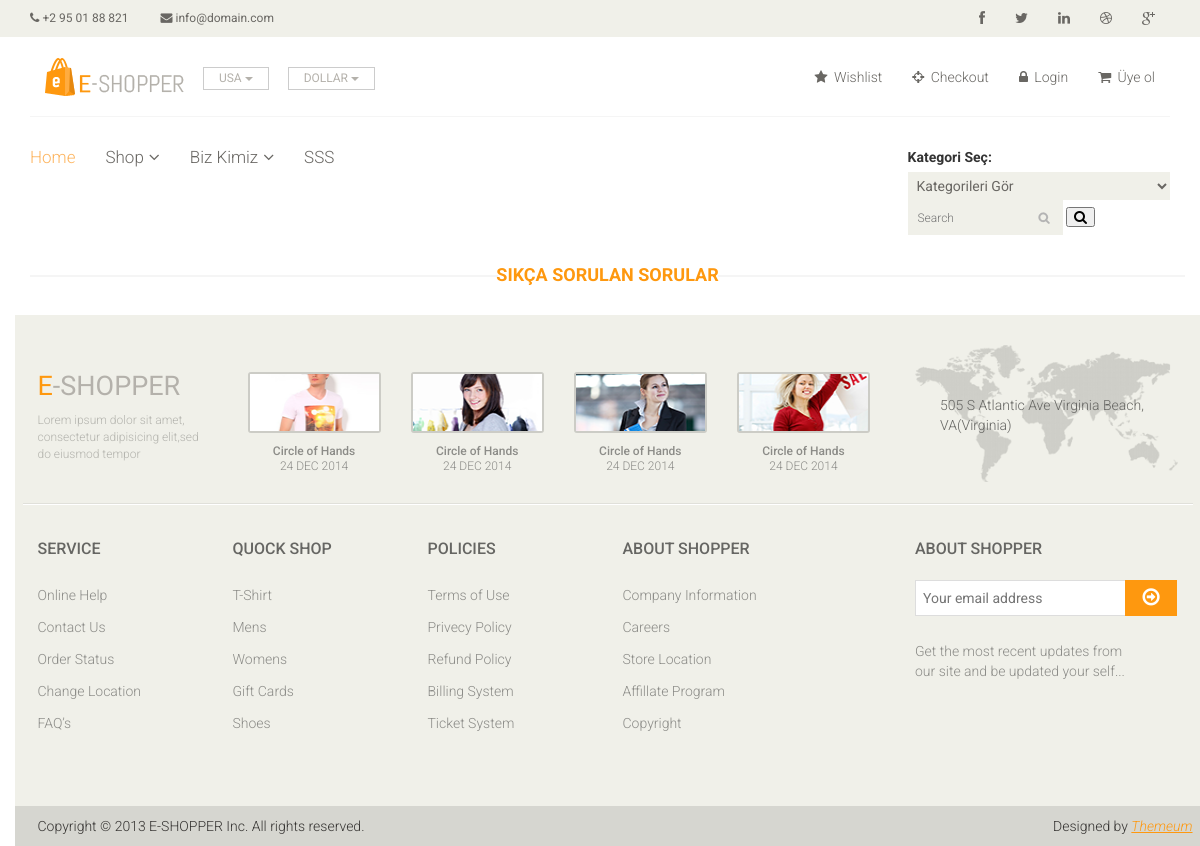
/sss/, run on an earlier commit of the app's database.
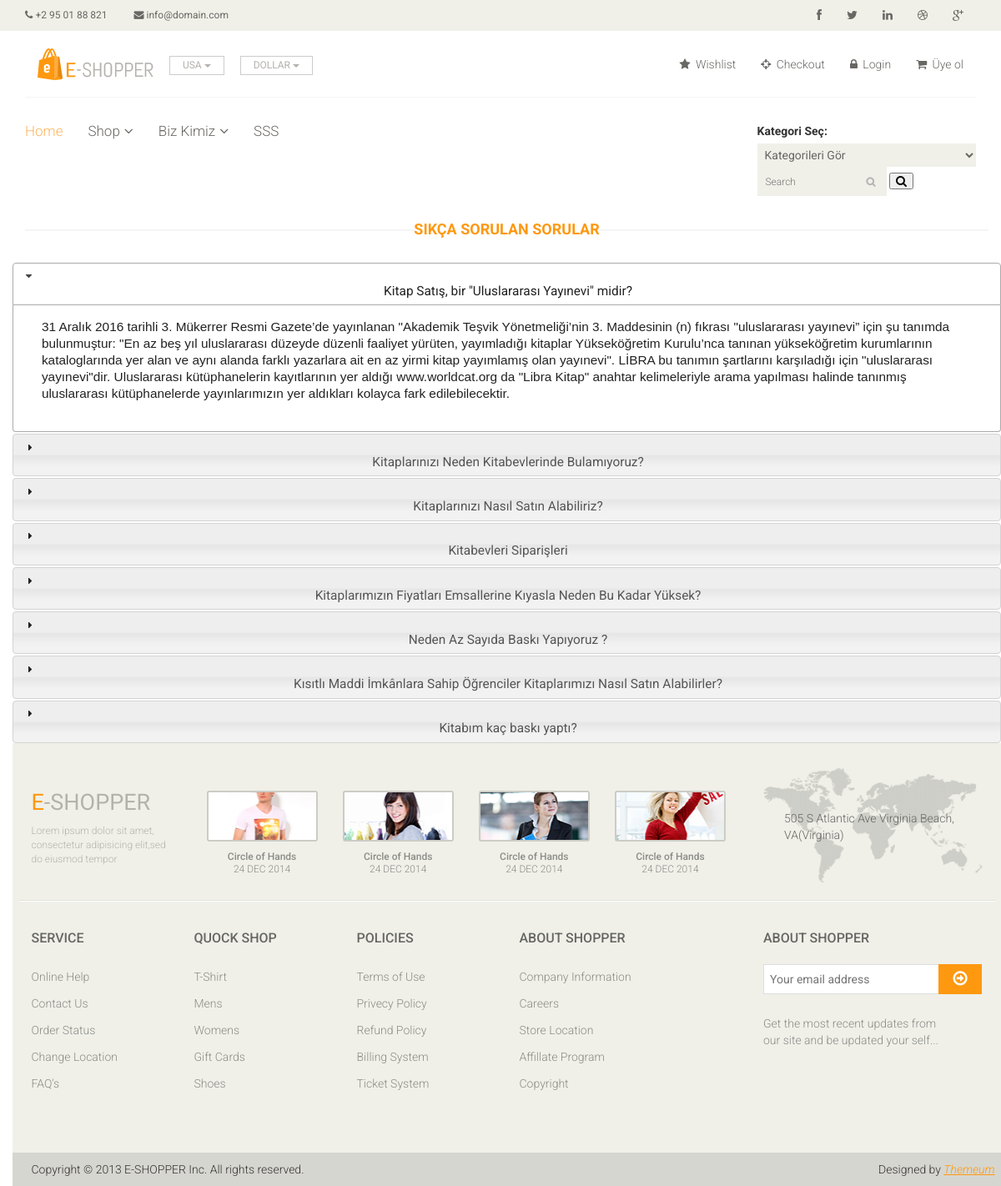
And on a later commit of the database.
### home/models.py (models this page shows, shortened)
class FAQ(models.Model):
    STATUS = (
        ('True', 'Evet'),
        ('False', 'Hayır'),
    )
    ordernumber=models.IntegerField()
    questions = models.CharField(blank=True,max_length=150)
    answer = models.TextField(blank=True)
    status=models.CharField(max_length=10,choices=STATUS)
    created_at = models.DateTimeField(auto_now_add=True)
    update_at = models.DateTimeField(auto_now_add=True)

### home/views.py (the view)
# urls.py: path('sss/',views.faq,name = 'faq'),
def faq(request):
    category = Category.objects.all()
    faq = FAQ.objects.all().order_by('-ordernumber')
    context = {
        'category': category,
        'faq': faq,
    }
    return render(request, 'faq.html', context)

### home/templates/faq.html (shortened to what this page needs)
{% extends "homebase.html" %}
{% block content %}
    <div class="col-sm-12 padding-right">
					<div class="features_items">
						<h2 class="title text-center">Sıkça Sorulan Sorular</h2>
                    <div id="accordion">
                        {% for rs in faq %}
                            <h3><center>{{ rs.questions}}</center></h3>
                            <div>{{ rs.answer }} </div>
                        {% endfor %}
                    </div>
					</div>
 {% endblock %}

### home/templates/homebase.html (shortened to what this page needs)
<!DOCTYPE html>
<html lang="en">
<head>
{% load static %}
    <link href="{% static 'css/bootstrap.min.css'%}" rel="stylesheet">
    <link href="{% static 'css/font-awesome.min.css'%}" rel="stylesheet">
    <link href="{% static 'css/prettyPhoto.css'%}" rel="stylesheet">
    <link href="{% static 'css/price-range.css'%}" rel="stylesheet">
    <link href="{% static 'css/animate.css'%}" rel="stylesheet">
	<link href="{% static 'css/main.css'%}" rel="stylesheet">
	<link href="{% static 'css/responsive.css'%}" rel="stylesheet">
    <link rel="stylesheet" href="https://ajax.googleapis.com/ajax/libs/jqueryui/1.11.4/themes/smoothness/jquery-ui.css">
</head>
    <body>
    {% include 'header.html' %}
    {% block content %} {% endblock %}
    {% include 'footer.html' %}
</body>
</html>

### home/templates/header.html (shortened to what this page needs)
<header id="header">
    {% load static %}
		<div class="header_top">
			<div class="container">
				<div class="row">
					<div class="col-sm-6">
						<div class="contactinfo">
							<ul class="nav nav-pills">
								<li><a href="#"><i class="fa fa-phone"></i> +2 95 01 88 821</a></li>
								<li><a href="#"><i class="fa fa-envelope"></i> info@domain.com</a></li>
							</ul>
						</div>
					</div>
					<div class="col-sm-6">
						<div class="social-icons pull-right">
							<ul class="nav navbar-nav">
								<li><a href="#"><i class="fa fa-facebook"></i></a></li>
								<li><a href="#"><i class="fa fa-twitter"></i></a></li>
								<li><a href="#"><i class="fa fa-linkedin"></i></a></li>
								<li><a href="#"><i class="fa fa-dribbble"></i></a></li>
								<li><a href="#"><i class="fa fa-google-plus"></i></a></li>
							</ul>
						</div>
					</div>
				</div>
			</div>
		</div>
		<div class="header-middle">
			<div class="container">
				<div class="row">
					<div class="col-md-4 clearfix">
						<div class="logo pull-left">
							<a href="/home/"><img src="{% static 'images/home/logo.png'%}" alt="" /></a>
						</div>
						<div class="btn-group pull-right clearfix">
							<div class="btn-group">
								<button type="button" class="btn btn-default dropdown-toggle usa" data-toggle="dropdown">
									USA
									<span class="caret"></span>
								</button>
							</div>
							<div class="btn-group">
								<button type="button" class="btn btn-default dropdown-toggle usa" data-toggle="dropdown">
									DOLLAR
									<span class="caret"></span>
								</button>
							</div>
						</div>
					</div>
					<div class="col-md-8 clearfix">
						<div class="shop-menu clearfix pull-right">
							<ul class="nav navbar-nav">
								<li><a href=""><i class="fa fa-star"></i> Wishlist</a></li>
								<li><a href="checkout.html"><i class="fa fa-crosshairs"></i> Checkout</a></li>
                                {% if user.id is None %}
                                <li><a href="/login/"><i class="fa fa-lock"></i> Login</a></li>
                                    <li><a href="/signup/"><i class="fa fa-shopping-cart"></i> Üye ol</a></li>
                                {% endif %}
							</ul>
						</div>
					</div>
				</div>
			</div>
		</div>
		<div class="header-bottom">
			<div class="container">
				<div class="row">
					<div class="col-sm-9">
						<div class="mainmenu pull-left">
							<ul class="nav navbar-nav collapse navbar-collapse">
								<li><a href="/" class="active">Home</a></li>
								<li class="dropdown"><a href="#">Shop<i class="fa fa-angle-down"></i></a>
                                </li>
                            {% load mptt_tags %}
                                <li class="dropdown"><a href="#">Biz Kimiz<i class="fa fa-angle-down"></i></a>
                                </li>
								<li><a href="/sss">SSS</a></li>
							</ul>
						</div>
					</div>
					<div class="col-sm-3">
                        <form action="/search/" method="POST">
						<div class="search_box pull-right">
                            {% load mptt_tags  %}
                            <label for="cars">Kategori Seç:</label>
                           <select name="catid">
                           <option value="0">Kategorileri Gör</option>
                        </select>
							<input id="query" name="query" type="text" placeholder="Search"/>
                            <button class="fa fa-search"></button>
						</div>
                            </form>
					</div>
				</div>
			</div>
		</div>
	</header>

### home/templates/footer.html (shortened to what this page needs)
{%  load static %}
<footer id="footer">
		<div class="footer-top">
			<div class="container">
				<div class="row">
					<div class="col-sm-2">
						<div class="companyinfo">
							<h2><span>e</span>-shopper</h2>
							<p>Lorem ipsum dolor sit amet, consectetur adipisicing elit,sed do eiusmod tempor</p>
						</div>
					</div>
					<div class="col-sm-7">
						<div class="col-sm-3">
							<div class="video-gallery text-center">
								<a href="#">
									<div class="iframe-img">
										<img src="{% static 'images/home/iframe1.png'%}" alt="" />
									</div>
								</a>
								<p>Circle of Hands</p>
								<h2>24 DEC 2014</h2>
							</div>
						</div>
						<div class="col-sm-3">
							<div class="video-gallery text-center">
								<a href="#">
									<div class="iframe-img">
										<img src="{% static 'images/home/iframe2.png'%}" alt="" />
									</div>
								</a>
								<p>Circle of Hands</p>
								<h2>24 DEC 2014</h2>
							</div>
						</div>
						<div class="col-sm-3">
							<div class="video-gallery text-center">
								<a href="#">
									<div class="iframe-img">
										<img src="{% static 'images/home/iframe3.png'%}" alt="" />
									</div>
								</a>
								<p>Circle of Hands</p>
								<h2>24 DEC 2014</h2>
							</div>
						</div>
						<div class="col-sm-3">
							<div class="video-gallery text-center">
								<a href="#">
									<div class="iframe-img">
										<img src="{% static 'images/home/iframe4.png'%}" alt="" />
									</div>
								</a>
								<p>Circle of Hands</p>
								<h2>24 DEC 2014</h2>
							</div>
						</div>
					</div>
					<div class="col-sm-3">
						<div class="address">
							<img src="{% static 'images/home/map.png'%}" alt="" />
							<p>505 S Atlantic Ave Virginia Beach, VA(Virginia)</p>
						</div>
					</div>
				</div>
			</div>
		</div>
		<div class="footer-widget">
			<div class="container">
				<div class="row">
					<div class="col-sm-2">
						<div class="single-widget">
							<h2>Service</h2>
							<ul class="nav nav-pills nav-stacked">
								<li><a href="#">Online Help</a></li>
								<li><a href="#">Contact Us</a></li>
								<li><a href="#">Order Status</a></li>
								<li><a href="#">Change Location</a></li>
								<li><a href="#">FAQ’s</a></li>
							</ul>
						</div>
					</div>
					<div class="col-sm-2">
						<div class="single-widget">
							<h2>Quock Shop</h2>
							<ul class="nav nav-pills nav-stacked">
								<li><a href="#">T-Shirt</a></li>
								<li><a href="#">Mens</a></li>
								<li><a href="#">Womens</a></li>
								<li><a href="#">Gift Cards</a></li>
								<li><a href="#">Shoes</a></li>
							</ul>
						</div>
					</div>
					<div class="col-sm-2">
						<div class="single-widget">
							<h2>Policies</h2>
							<ul class="nav nav-pills nav-stacked">
								<li><a href="#">Terms of Use</a></li>
								<li><a href="#">Privecy Policy</a></li>
								<li><a href="#">Refund Policy</a></li>
								<li><a href="#">Billing System</a></li>
								<li><a href="#">Ticket System</a></li>
							</ul>
						</div>
					</div>
					<div class="col-sm-2">
						<div class="single-widget">
							<h2>About Shopper</h2>
							<ul class="nav nav-pills nav-stacked">
								<li><a href="#">Company Information</a></li>
								<li><a href="#">Careers</a></li>
								<li><a href="#">Store Location</a></li>
								<li><a href="#">Affillate Program</a></li>
								<li><a href="#">Copyright</a></li>
							</ul>
						</div>
					</div>
					<div class="col-sm-3 col-sm-offset-1">
						<div class="single-widget">
							<h2>About Shopper</h2>
							<form action="#" class="searchform">
								<input type="text" placeholder="Your email address" />
								<button type="submit" class="btn btn-default"><i class="fa fa-arrow-circle-o-right"></i></button>
								<p>Get the most recent updates from <br />our site and be updated your self...</p>
							</form>
						</div>
					</div>
				</div>
			</div>
		</div>
		<div class="footer-bottom">
			<div class="container">
				<div class="row">
					<p class="pull-left">Copyright © 2013 E-SHOPPER Inc. All rights reserved.</p>
					<p class="pull-right">Designed by <span><a target="_blank" href="http://www.themeum.com">Themeum</a></span></p>
				</div>
			</div>
		</div>
	</footer>

What changed in the data, as far as the page shows it:
added FAQ: questions "Kitap Satış, bir \"Uluslararası Yayınevi\" midir?", answer "31 Aralık 2016 tarihli 3. Mükerrer Resmi Gazete’de yayınlanan \"Akademik Teşvik Yönetmeliği’nin 3. Maddesinin (n) fıkrası \"uluslararası yayınevi” için şu tanımda bulunmuştur: \"En az beş yıl uluslararası düzeyde düzenli faaliyet yürüten, yayımladığı kitaplar Yükseköğretim Kurulu’nca tanınan yükseköğretim kurumlarının kataloglarında yer alan ve aynı alanda farklı yazarlara ait en az yirmi kitap yayımlamış olan yayınevi\". LİBRA bu tanımın şartlarını karşıladığı için \"uluslararası yayınevi\"dir. Uluslararası kütüphanelerin kayıtlarının yer aldığı www.worldcat.org da \"Libra Kitap\" anahtar kelimeleriyle arama yapılması halinde tanınmış uluslararası kütüphanelerde yayınlarımızın yer aldıkları…"
added FAQ: questions "Kitaplarınızı Neden Kitabevlerinde Bulamıyoruz?"
added FAQ: questions "Kitaplarınızı Nasıl Satın Alabiliriz?"
added FAQ: questions "Kitabevleri Siparişleri"
added FAQ: questions "Kitaplarımızın Fiyatları Emsallerine Kıyasla Neden Bu Kadar Yüksek?"
added FAQ: questions "Neden Az Sayıda Baskı Yapıyoruz ?"
added FAQ: questions "Kısıtlı Maddi İmkânlara Sahip Öğrenciler Kitaplarımızı Nasıl Satın Alabilirler?"
added FAQ: questions "Kitabım kaç baskı yaptı?"
